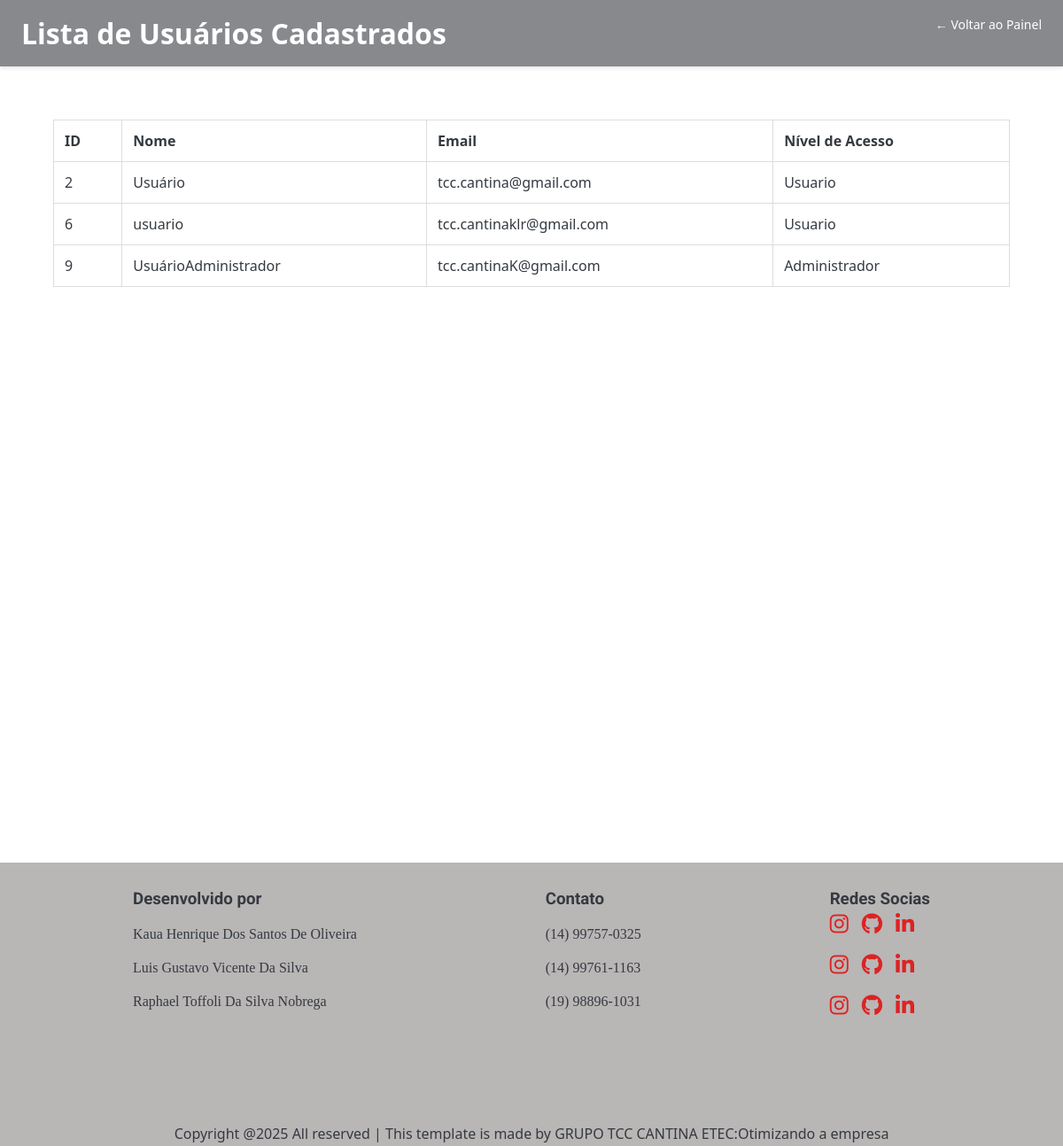
Screenshot of /CANTINA_ADM/visualizar_usuarios.php (signed in) with the database file from the repository.
### tables this page shows
CREATE TABLE `usuario` (
  `id.usuario` int(11) NOT NULL,
  `nome` varchar(44) NOT NULL,
  `email` varchar(40) NOT NULL,
  `senha` varchar(255) NOT NULL,
  `nivel_acesso` varchar(20) NOT NULL DEFAULT 'usuario'
);

### CANTINA_ADM/visualizar_usuarios.php (the view, shortened to what this page needs)
<?php
include('config.php');
$usuarios = [];
$mensagem = '';
try {
    $sql = "SELECT `id.usuario`, nome, email, nivel_acesso FROM usuario ORDER BY nivel_acesso DESC, nome ASC";
    $stmt = $pdo->query($sql);
    $usuarios = $stmt->fetchAll(PDO::FETCH_ASSOC);
} catch (PDOException $e) {
    $mensagem = "Erro ao carregar usuários: " . $e->getMessage();
}
?>
<!DOCTYPE html>
<html lang="pt-br">
<head>
    <link rel="stylesheet" href="styles/styles.css">
    <link rel="stylesheet" href="styles/footer.css">
    <link rel="stylesheet" href="https://cdnjs.cloudflare.com/ajax/libs/font-awesome/6.5.1/css/all.min.css">
</head>
<body>
    <header class="cabecalho">
        <h1>Lista de Usuários Cadastrados</h1>
        <a href="index.php" class="btn sair-btn"> ← Voltar ao Painel</a>
    </header>
    <main>
        <?php if (!empty($mensagem)): ?>
            <div style="color: red; text-align: center; margin-bottom: 15px;"><?= htmlspecialchars($mensagem) ?></div>
        <?php elseif (empty($usuarios)): ?>
            <p style="text-align: center;">Nenhum usuário cadastrado.</p>
        <?php else: ?>
            <table class="tabela-usuarios">
                <thead>
                    <tr>
                        <th>ID</th>
                        <th>Nome</th>
                        <th>Email</th>
                        <th>Nível de Acesso</th>
                        </tr>
                </thead>
                <tbody>
                    <?php foreach ($usuarios as $user): ?>
                    <tr>
                        <td><?= htmlspecialchars($user['id.usuario']) ?></td>
                        <td><?= htmlspecialchars($user['nome']) ?></td>
                        <td><?= htmlspecialchars($user['email']) ?></td>
                        <td><?= htmlspecialchars(ucfirst($user['nivel_acesso'])) ?></td>
                    </tr>
                    <?php endforeach; ?>
                </tbody>
            </table>
        <?php endif; ?>
    </main>
    <footer  class="rodape" >
        <section class="rodape__container" >
            <ul class="list ds" >
                <h3>Desenvolvido por</h3>
                    <li>Kaua Henrique Dos Santos De Oliveira</li>
                    <li>Luis Gustavo Vicente Da Silva</li>
                    <li>Raphael Toffoli Da Silva Nobrega</li>
            </ul>
            <ul class="list contato" >
                <h3>Contato</h3>
                    <li>(14) 99757-0325</li>
                    <li>(14) 99761-1163</li>
                    <li>(19) 98896-1031</li>
            </ul>
            <div class="bloco-redes-sociais">
    <h3>Redes Socias</h3>
    <div class="icones-linha">
        <a href="URL_INSTA_KAUA" target="_blank" title="Instagram do Kaua">
            <i class="fab fa-instagram"></i>
        </a>
        <a href="URL_GITHUB_KAUA" target="_blank" title="GitHub do Kaua">
            <i class="fab fa-github"></i>
        </a>
        <a href="URL_LINKEDIN_KAUA" target="_blank" title="LinkedIn do Kaua">
            <i class="fab fa-linkedin-in"></i>
        </a>
    </div>
    <div class="icones-linha">
        <a href="URL_INSTA_LUIS" target="_blank" title="Instagram do Luis">
            <i class="fab fa-instagram"></i>
        </a>
        <a href="URL_GITHUB_LUIS" target="_blank" title="GitHub do Luis">
            <i class="fab fa-github"></i>
        </a>
        <a href="URL_LINKEDIN_LUIS" target="_blank" title="LinkedIn do Luis">
            <i class="fab fa-linkedin-in"></i>
        </a>
    </div>
    <div class="icones-linha">
        <a href="URL_INSTA_RAPHAEL" target="_blank" title="Instagram do Raphael">
            <i class="fab fa-instagram"></i>
        </a>
        <a href="URL_GITHUB_RAPHAEL" target="_blank" title="GitHub do Raphael">
            <i class="fab fa-github"></i>
        </a>
        <a href="URL_LINKEDIN_RAPHAEL" target="_blank" title="LinkedIn do Raphael">
            <i class="fab fa-linkedin-in"></i>
        </a>
    </div>
</div>
        </section>
        <section class="rodape__container2" >
            <p class="rodape__copy" >Copyright @2025 All reserved | This template is made by GRUPO TCC CANTINA ETEC:Otimizando a empresa</p>
        </section>
    </footer>
</body>
</html>

### CANTINA_ADM/styles/styles.css (style rules this page uses)
:root { --primary-blue: #a3a5a8; --secondary-blue: #87898d; --success-color: #22c55e; --danger-color: #ef4444; --orange-grad: linear-gradient(to bottom right, #f97316, #ef4444); --blue-grad: linear-gradient(to bottom right, var(--primary-blue), var(--secondary-blue)); --bg-light: #f8f9fa; --card-bg: #ffffff; --text-dark: #343a40; }
* { margin: 0%; padding: 0%; }
body { font-family: 'Segoe UI', Tahoma, Geneva, Verdana, sans-serif; background-color: var(--card-bg); min-height: 100vh; gap: 40px; margin: 0%; padding: 0; color: var(--text-dark); box-sizing: border-box; }
.cabecalho { background-color: var(--secondary-blue); box-shadow: 0 2px 4px rgba(0, 0, 0, 0.1); padding: 1rem 1.5rem; display: flex; justify-content: space-between; align-items: center; }

### CANTINA_ADM/styles/footer.css (style rules this page uses)
:root { --fonte-primaria: sans-serif; --fonte-botao:'Poppins', sans-serif ; --fonte-titulo: 'Krona One', sans-serif; --fonte-subtitulo:'Roboto', sans-serif; --cor-primaria:white; --cor-segundaria:black; --cor-login:rgb(221, 34, 34); --cor-fundo:#ece9e9; --segunda-cor-fundo:#b9b6b6; }
.rodape { width:100%; height: 320px; background-color: #b9b6b6; margin-top: 255px; box-sizing: border-box; display: flex; align-items: center; flex-direction: column; }
.rodape__container { width:900px; padding:30px 20px 10px 20px; display: flex; justify-content: space-between; flex-direction: row; }
.rodape__container h3 { font-family: var(--fonte-subtitulo); }
.list { list-style: none; font-family: Georgia, 'Times New Roman', Times, serif; }
.list li { padding-top: 20px; }
.rodape__container2 { margin-top: 90px; }
.icones-linha { display: flex !important; flex-wrap: nowrap !important; gap: 15px; margin-bottom: 20px; margin-top: 5px; padding: 0; }
.icones-linha a { margin: 0 !important; padding: 0 !important; }
.icones-linha a { text-decoration: none; color: inherit; }
.icones-linha a i { font-size: 1.5em; color: var(--cor-login); transition: color 0.3s; }

### CANTINA_ADM/styles/cadastrar_produto.css (style rules this page uses)
.cabecalho { color: white; }
.btn.sair-btn { color: var(--cor-gray-600) ; display: inline-flex; align-items: center; text-decoration: none; margin-bottom: 20px; font-size: 14px; }

### CANTINA_ADM/styles/estoque.css (style rules this page uses)
:root { --orange-primary: #a3a5a8; --red-primary: #87898d; --blue-primary: #f51515; --yellow-accent:rgb(223, 37, 5); --green-accent: #22c55e; --bg-page: #fffaf0; --card-bg: #ffffff; --text-dark: #1f2937; }
body { font-family: 'Segoe UI', Tahoma, Geneva, Verdana, sans-serif; background-color: var(--bg-page); padding: 2rem; margin: 0; }

### CANTINA_ADM/visualizar_usuarios.php (style rules this page uses)
.tabela-usuarios { width: 90%; margin: 60px auto; margin-bottom:650px; border-collapse: collapse; }
.tabela-usuarios th, .tabela-usuarios td { border: 1px solid #ddd; padding: 12px; text-align: left; background-color:white; }
.tabela-usuarios th { background-color: white; }

### rows the page displays
usuario: usuario "2", nome "Usuário", email "tcc.cantina@gmail.com", nivel_acesso "Usuario"
usuario: usuario "6", nome "usuario", email "tcc.cantinaklr@gmail.com", nivel_acesso "Usuario"
usuario: usuario "9", nome "UsuárioAdministrador", email "tcc.cantinaK@gmail.com", nivel_acesso "Administrador"
